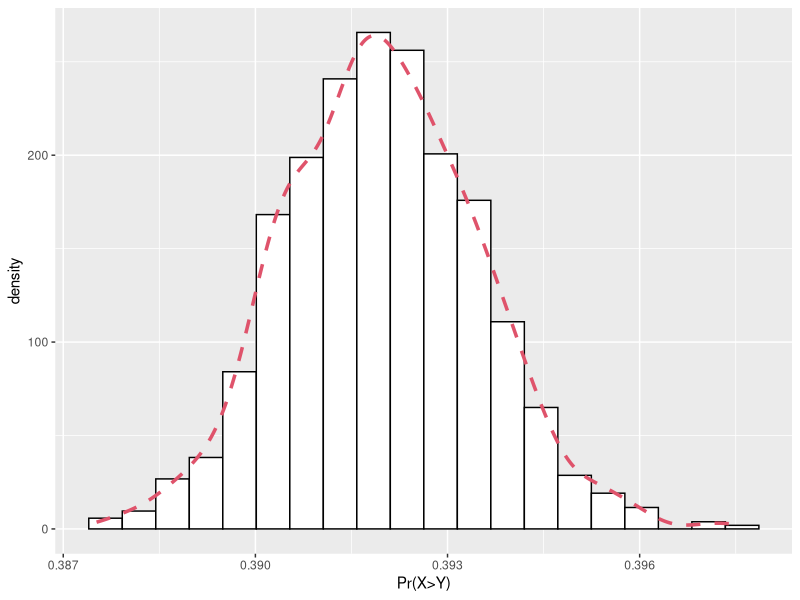

Write the R code that produced this figure.
## ---- chunk 1

library(tidyverse)
library(parallel)

## ---- chunk 2
# set seed for reproducibility
RNGkind("L'Ecuyer-CMRG")
set.seed(0911)

# Using parallel computing techniques, we generate 100 sets of 1000 random deviates
# for X...
X <- unlist(mclapply(1:100, function(i) {
  rnorm(1000, mean = 4, sd = sqrt(10))
}, mc.cores = 8, mc.set.seed = TRUE))

# ...and for Y
Y <- unlist(mclapply(1:100, function(i) {
  runif(1000, min = 2, max = 8)
}, mc.cores = 8, mc.set.seed = TRUE))


# Calculating Pr(X>Y)
Pr_hat <- sum(X > Y) / (100*1000)

print(Pr_hat)
## ---- chunk 3
# set seed for reproducibility
RNGkind("L'Ecuyer-CMRG")
set.seed(0112)

n_straps <- 1000

prob_vector <- unlist(mclapply(1:n_straps, function(n = n, vec1 = X, vec2 = Y) {
  resX <- vec1[sample(1 : length(vec1), length(vec1), replace = TRUE)]
  resY <- vec2[sample(1 : length(vec2), length(vec2), replace = TRUE)]
  
  Prob <- sum(resX > resY) / length(resX)
  return(Prob)
}, mc.cores = 8, mc.set.seed = TRUE))

## ---- chunk 4
quantile(prob_vector, c(0.025, 0.5, 0.975))
## ---- chunk 5
df_probabilities <- as.data.frame(prob_vector)

df_probabilities %>% 
ggplot(aes(x = prob_vector)) +
  geom_histogram(aes (y = ..density..),
                 bins = 20,
                 colour = 1,
                 fill = "white")+
  geom_density(lwd = 1.2,
               linetype = 2,
               colour = 2)+
  xlab("Pr(X>Y)")
## ---- chunk 6


# creating function for bootstrap, using 8 cores (for completeness only).
bootstrap_multicore <- function(n_straps, vec1 = X, vec2 = Y) {
prob_vector <- unlist(mclapply(1:n_straps, function(n = n, vec1 = X, vec2 = Y) {
  resX <- vec1[sample(1 : length(vec1), length(vec1), replace = TRUE)]
  resY <- vec2[sample(1 : length(vec2), length(vec2), replace = TRUE)]
  
  Prob <- sum(resX > resY) / length(resX)
  return(Prob)
}, mc.cores = 8, mc.set.seed = TRUE))
return(prob_vector)
}


# creating function for variance of samples
Sample_var <- function(i) {
  n_straps <- i
  
  return(var(bootstrap_multicore(n_straps)))
}

mclapply(1:5, function(i) {
  n_straps <- i
  
  return(var(bootstrap_multicore(n_straps)))
})






## ---- chunk 7

seq_vec <- seq(2, 1000, by=20)

mclapply(seq_vec, function(i) {
  n_straps <- i
  
  return(var(bootstrap_multicore(n_straps)))
}, mc.cores = 8)


